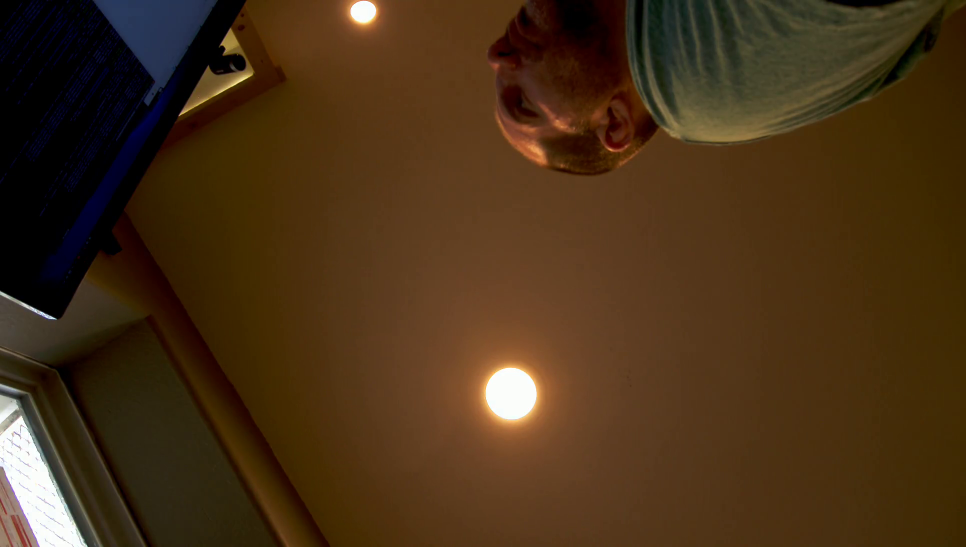
#> input picture frame 9 of examples/Filewriting/output.mp4, 1932 x 1094 px, given in place of x-raw, format=(string)BGR ! appsink, which was not available (shown at 1/2 size)
$ python record.py
#> lines starting #> are read from the running program, lines starting #| are printed output that depends on the picture
import numpy as np
import cv2
#1932 x 1094 FR=120.000000
cap = cv2.VideoCapture("nvcamerasrc ! video/x-raw(memory:NVMM), width=(int)1932, height=(int)1094, format=(string)I420, framerate=(fraction)30/1 ! nvvidconv flip-method=6 ! video/x-raw, format=(string)I420 ! videoconvert ! video/x-raw, format=(string)BGR ! appsink")


# Define the codec and create VideoWriter object
fourcc = cv2.VideoWriter_fourcc(*'H264')
out = cv2.VideoWriter('output.mp4',fourcc, 30.0, (1932,1094))
#out = cv2.VideoWriter('output.avi', -1, 20.0, (640,480))

while(cap.isOpened()):
    ret, frame = cap.read()
#> frame is the input picture: shape (1094, 1932, 3); mean B, G, R 23.2, 48.7, 72
    if ret==True:
        frame = cv2.flip(frame,0)
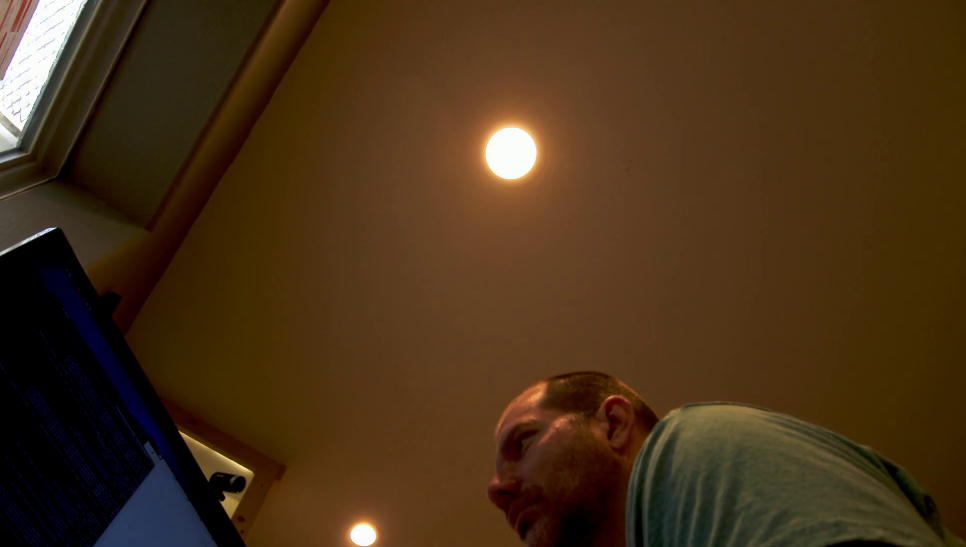
#> frame: shape (1094, 1932, 3) (shown at 1/2 size); mean B, G, R 23.2, 48.7, 72

       # write the flipped frame
        out.write(frame)

       #cv2.imshow('frame',frame)
        #if cv2.waitKey(1) & 0xFF == ord('q'):
        #    break
    else:
        break

# Release everything if job is finished
cap.release()
out.release()
cv2.destroyAllWindows()

$ run again, starting later in the video
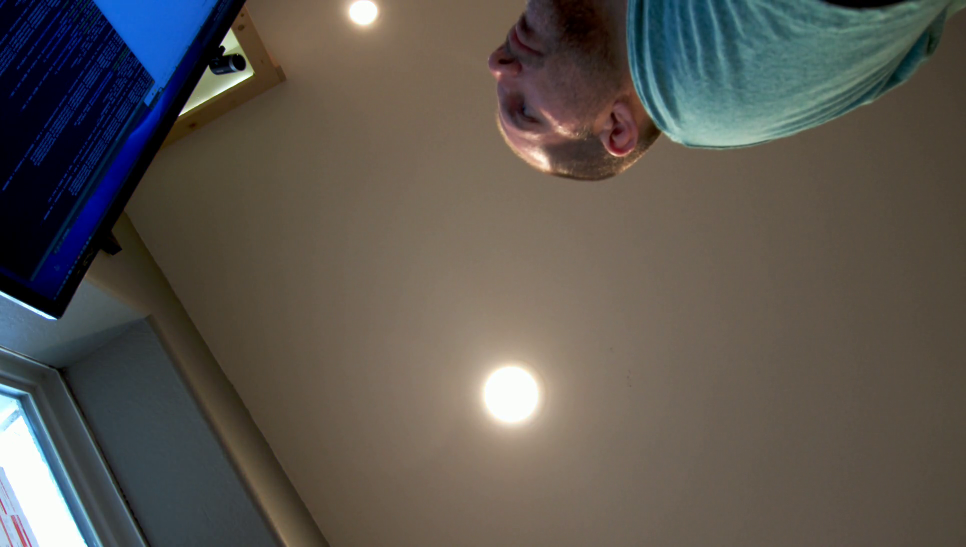
#> input picture frame 40 of examples/Filewriting/output.mp4, 1932 x 1094 px, given in place of x-raw, format=(string)BGR ! appsink, which was not available (shown at 1/2 size)
#> frame is the input picture: shape (1094, 1932, 3); mean B, G, R 79.8, 85.8, 90.6
#> `frame = cv2.flip(frame,0)`:
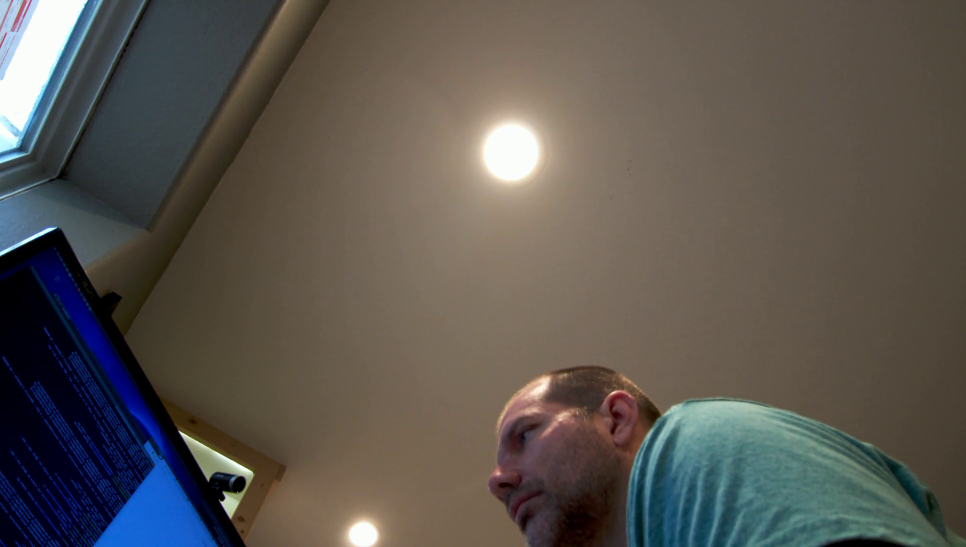
#> frame: shape (1094, 1932, 3) (shown at 1/2 size); mean B, G, R 79.8, 85.8, 90.6

$ run again, starting later in the video
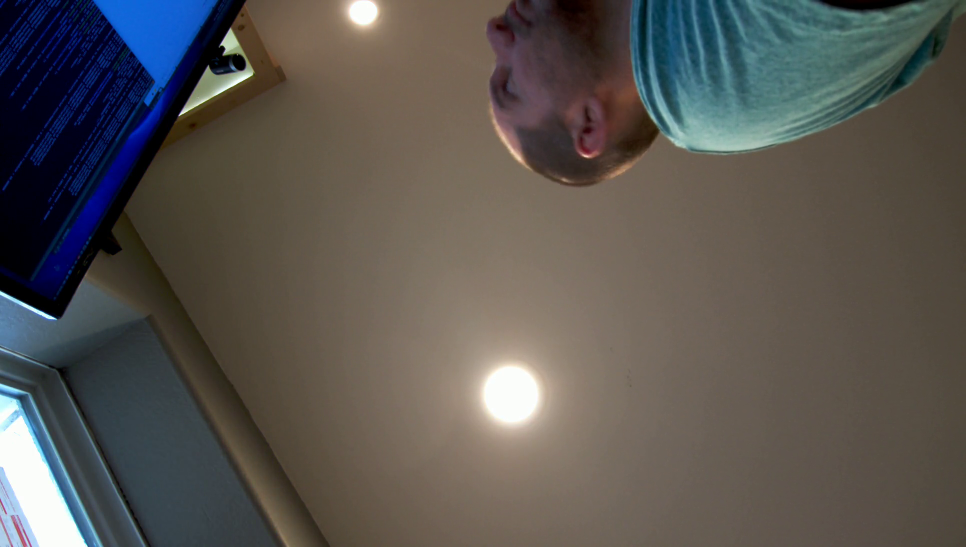
#> input picture frame 72 of examples/Filewriting/output.mp4, 1932 x 1094 px, given in place of x-raw, format=(string)BGR ! appsink, which was not available (shown at 1/2 size)
#> frame is the input picture: shape (1094, 1932, 3); mean B, G, R 81.1, 85.2, 88.7
#> `frame = cv2.flip(frame,0)`:
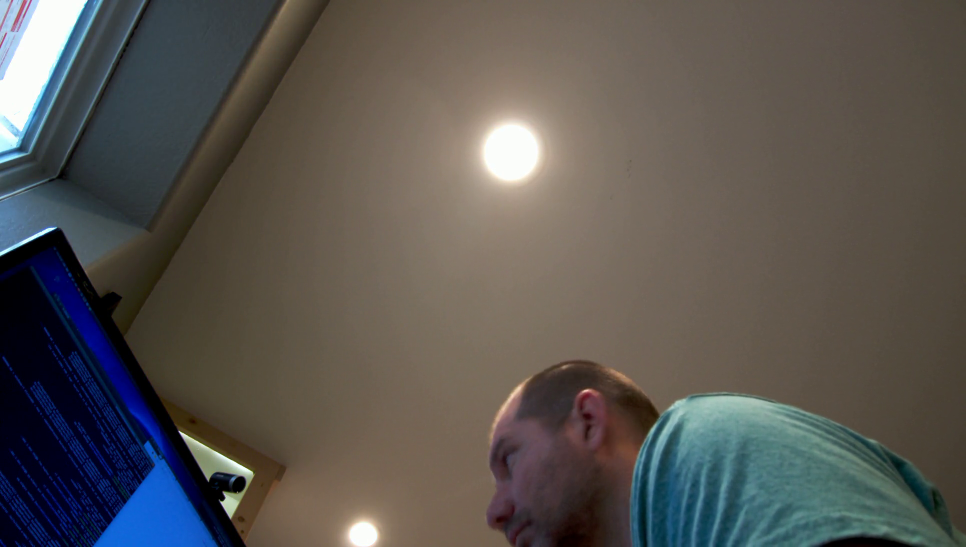
#> frame: shape (1094, 1932, 3) (shown at 1/2 size); mean B, G, R 81.1, 85.2, 88.7
